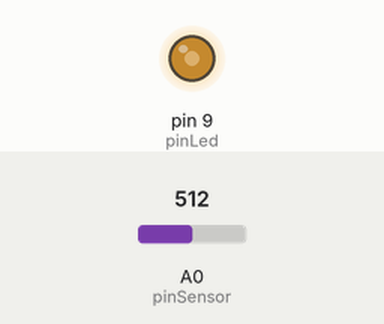
Simulated run of this sketch. Board: Arduino Uno, built with avr-gcc and run on an emulated ATmega328P. Parts: output pins drawn as LEDs (lit = HIGH). The test bench sets the inputs (shaded band); at power-on: A0 (pinSensor) = 512.

Above: at 1.2 s.
1.3 s: A0 (pinSensor) set to 716
At 2.5 s:
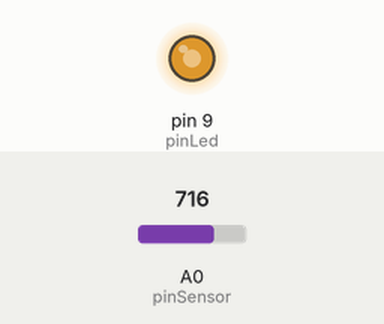
2.8 s: A0 (pinSensor) set to 900
At 3.6 s:
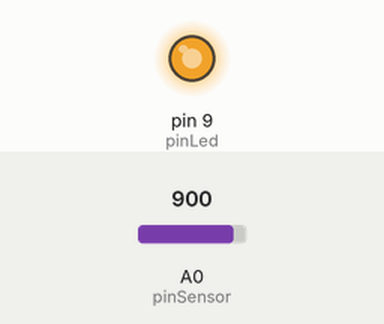
4.3 s: A0 (pinSensor) set to 122
At 4.8 s:
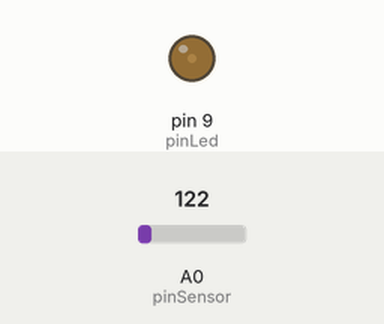
5.8 s: A0 (pinSensor) set to 0
At 7.0 s:
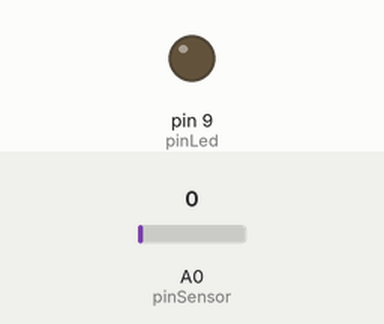
7.3 s: A0 (pinSensor) set to 511
At 8.3 s:
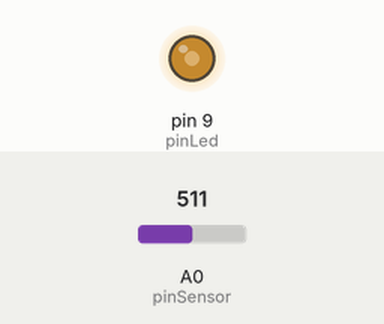
Timing chart, 0 to 9.8 s (numbered marks = the images above; inputs shaded):
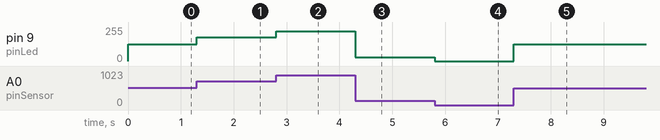

The sketch:

Circuito_06.ino
```cpp
/*
  CIRCUITO 06 - Resistencias sensibles a la luz.
  Para armar este circuito necesitaras:
  -1 Tarjeta Arduino
  -1 Breadboard
  -1 cable USB
  -5 cable de prototipados
  -1 fotoresistencias de 1K Ohms
  -1 resistencia de 330 Ohms
  -1 LED
 */
//Pines usados para el sensor de luz y el LED
const int pinSensor = 0;
const int pinLed    = 9;

//Variables usadas para llevar control de la intensidad de luz
//y los valores maximo y minimo de luz registrados. Notese que
//el maximo se inicializa a 0 para permitir que incremente y el
//minimo a 1023 para permitir que decremente.
int nivelLuz, maximo = 0, minimo = 1023;

void setup() {
  //Se inicializa el pin del LED como salida
  pinMode(pinLed, OUTPUT);
}

void loop() {
  //Primero se lee el nivel de luz del sensor
  nivelLuz = analogRead(pinSensor);

  //Aca se realiza el ajuste del nivel de luz. Descomente solo
  //una de las funciones para ver su efecto.
  ajusteManual();
  //ajusteAutomatico();

  //Una vez ajustado el nivel de luz, se envia al LED ese nivel
  //mediante PWM
  analogWrite(pinLed, nivelLuz);
}

void ajusteManual() {
  //La funcion map permite convertir un rango numerico de
  //entrada en forma proporcional a un rango numerico de salida.
  //En el ajuste manual simplemente se cambia el rango de
  //entrada del sensor (0 a 1023) al rango de salida del PWM
  //(0 a 255). Intente ajustar el rango de entrada para mejorar
  //la sensibilidad.
  nivelLuz = map(nivelLuz, 0, 1023, 0, 255);

  //Una vez ajustado el rango numerico se usa la funcion
  //constrain para recortar posibles valores que excedan el
  //rango numerico de salida (la funcion map no hace recorte).
  //Si el rango de salida no se recorta el PWM puede comportarse
  //de forma erratica.
  nivelLuz = constrain(nivelLuz, 0, 255);
}

void ajusteAutomatico() {
  //Primeramente se actualiza el registro de los valores maximo
  //y minimo de luz observados. Notese que si un if solo
  //controla la ejecucion de una instruccion se pueden omitir
  //las llaves

  //Si el nivel es menor al minimo, este es el nuevo minimo
  if (nivelLuz < minimo)
    minimo = nivelLuz;

  //Si el nivel es mayor al maximo, este es el nuevo maximo
  if (nivelLuz > maximo)
    maximo = nivelLuz;

  //Con los niveles actualizados, se hace un mapeo de este rango
  //al rango de salida del PWM (se deja un margen de 30 unidades
  //para minimizar el efecto del ruido)
  nivelLuz = map(nivelLuz, minimo + 30, maximo - 30, 0, 255);

  //Finalmente se hace un recorte
  nivelLuz = constrain(nivelLuz, 0, 255);
}
/*
   Código realizado por Joksan Alvarado en colaboración con
   Karla Hernandez para el proyecto de educación en tecnologias
   Microcode impartido desde el LabCT, en El Salvador.

   Este material se encuentra bajo licencia Creative Commons 4.0
   CC-BY-SA y GNU General public license 3.0
*/
```

Measured:
- after the input at 1.3 s, pin 9 (pinLed): 127/255 → 178/255 at once
- after the input at 2.8 s, pin 9 (pinLed): 178/255 → 224/255 at once
- after the input at 4.3 s, pin 9 (pinLed): 224/255 → 30/255 at once
- after the input at 5.8 s, pin 9 (pinLed): 30/255 → 0/255 at once
- after the input at 7.3 s, pin 9 (pinLed): 0/255 → 127/255 at once
